Frame 1 (no input): blank canvas, image omitted
Frame 60 (no input): blank canvas, image omitted
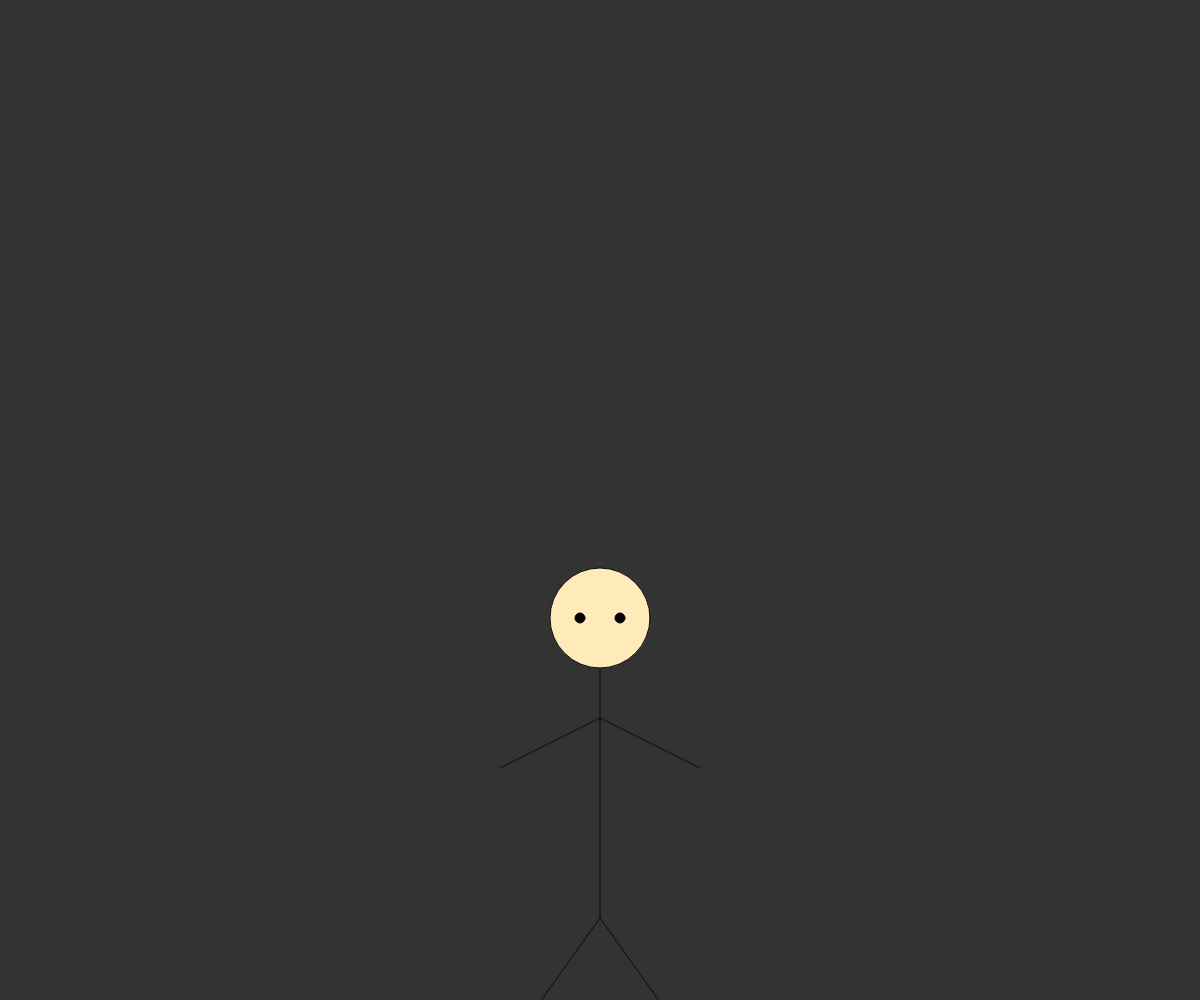
Frame 120 (the mouse pressed at the canvas centre since frame 60)

The p5.js sketch whose frames 1 and 60 were blank and that drew this single picture after the mouse press (run headless with seeded random() and noise() and a simulated clock; from frame 60 on, the mouse is pressed at the canvas centre):

// p5.js sketch
// ── sketch.js
/* 
array example
week 7 MMP 310
*/
var body = []; //bodies

function setup() {
    createCanvas(windowWidth, windowHeight);
    textSize(20);
    textAlign(CENTER, CENTER);
    storyX = width / 2;
    storyY = height - 50;
}

function draw() {
    background(51);

    for (let i = 0; i < body.length; i++) {
		drawBody(body[i][0], body[i][1],body[i][2]);
		body[i][1] += 2;
    }
    
}
for (let i = 0; i < body.length; i++) {
		let c = points[i][0] - width/2; // offset the drawing 
		let drawBody = points[i][1] - height/2; 
	}
    
function mousePressed() {
    let c = "#ffebba";
    if (mouseX > width/2){
        c = "#c67400";
    }
	body.push([mouseX, mouseY, c]);
   
}


function drawBody(x, y, color) {
    drawHead(x, y, color);
    drawLegs(x, y + 50);
}

function drawHead(x, y, color) {
    // left eye
    var leftEye = x - 20;
    // right eye
    var rightEye = x + 20;

    fill(color);
    ellipse(x, y, 100); // head
    stroke(10);
    fill("black");
    ellipse(leftEye, y, 10); // left eye
    ellipse(rightEye, y, 10); // right eye
}

function drawLegs(x, y) {
    fill("black");
    stroke(10);
    // Body
    line(x, y, x, y + 250);

    // Left Arm
    line(x - 100, y + 100, x, y + 50);

    // Right Arm
    line(x + 100, y + 100, x, y + 50);

    // Left leg
    line(x, y + 250, x + 100, y + 390);

    // Left leg
    line(x, y + 250, x - 100, y + 390);
}


function drawText(text) {
  text(text, storyX, storyY);
}
    
// ── style.css

body {
	margin: 0;
	overflow: hidden;
}
